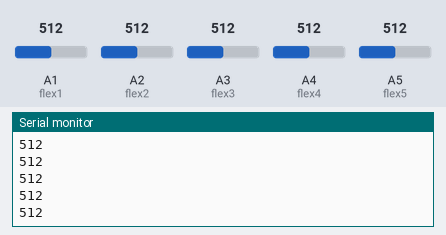
The sketch below on a simulated Arduino Uno, built with avr-gcc and run on an emulated ATmega328P. On the bench: the last lines printed to the serial monitor. The test bench sets the inputs (shaded band); at power-on: A1 (flex1) = 512, A2 (flex2) = 512, A3 (flex3) = 512, A4 (flex4) = 512, A5 (flex5) = 512. No radio packets arrive unless stated.

Above: at 1.2 s.
1.3 s: A1 (flex1) set to 716
At 1.34 s:
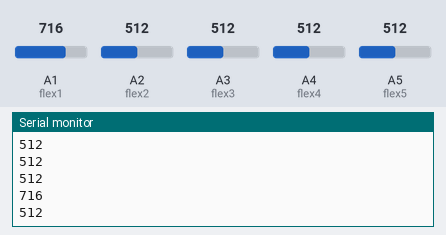
2.8 s: A2 (flex2) set to 306
At 2.85 s:
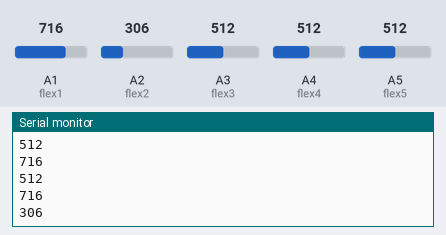
4.3 s: A1 (flex1) set to 992
At 4.32 s:
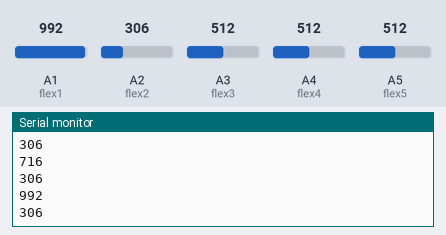
5.8 s: A2 (flex2) set to 30
At 5.84 s:
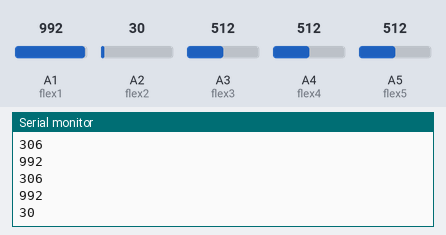
Timing chart, 0 to 8.3 s (numbered marks = the images above; inputs shaded):
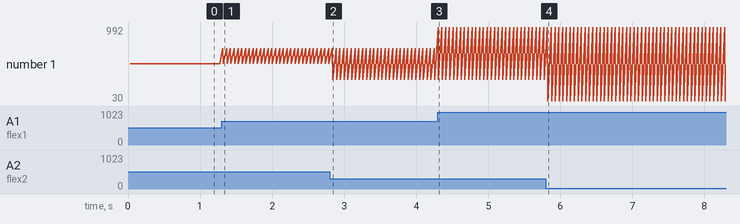

The sketch:

_transmitter.ino
```cpp
#include "Arduino.h"
#include <SPI.h>
#include <RF24.h>

// This is just the way the RF24 library works:
// Hardware configuration: Set up nRF24L01 radio on SPI bus (pins 10, 11, 12, 13) plus pins 7 & 8
RF24 radio(7, 8);

byte addresses[][6] = {"1Node", "2Node"};

const int flex1 = A1; //flex sensor value
const int flex2 = A2; //flex sensor value
const int flex3 = A3; //flex sensor value
const int flex4 = A4; //flex sensor value
const int flex5 = A5; //flex sensor value
unsigned int data[5]; //data value to transmit

// -----------------------------------------------------------------------------
// SETUP   SETUP   SETUP   SETUP   SETUP   SETUP   SETUP   SETUP   SETUP
// -----------------------------------------------------------------------------
void setup() {
  Serial.begin(9600);
  Serial.println("THIS IS THE TRANSMITTER CODE");

  // Initiate the radio object
  radio.begin();

  // Set the transmit power to lowest available to prevent power supply related issues
  radio.setPALevel(RF24_PA_MIN);

  // Set the speed of the transmission to the quickest available
  radio.setDataRate(RF24_2MBPS);

  // Use a channel unlikely to be used by Wifi, Microwave ovens etc
  radio.setChannel(124);

  // Open a writing and reading pipe on each radio, with opposite addresses
  radio.openWritingPipe(addresses[1]);
  radio.openReadingPipe(1, addresses[0]);

}

// -----------------------------------------------------------------------------
// LOOP     LOOP     LOOP     LOOP     LOOP     LOOP     LOOP     LOOP     LOOP
// -----------------------------------------------------------------------------
void loop() {

  // Generate a single random character to transmit
  //unsigned int data;
  data[0] = analogRead(flex1);
  data[1] = analogRead(flex2);
  data[2] = analogRead(flex3);
  data[3] = analogRead(flex4);
  data[4] = analogRead(flex5);

  // Ensure we have stopped listening
  radio.stopListening();

  // Did we manage to SUCCESSFULLY transmit the data? If not, print an error message
  if (!radio.write( &data, sizeof(data) )) {
    Serial.println("No acknowledgement of transmission - receiving radio device connected?");
  }

  Serial.println(data[0]);
  Serial.println(data[1]);
  delay(50);


}
```

Measured:
- after the input at 1.3 s, the serial monitor: prints a new line at once (image 1)
- after the input at 2.8 s, the serial monitor: prints a new line at once (image 2)
- after the input at 4.3 s, the serial monitor: prints a new line at once (image 3)
- after the input at 5.8 s, the serial monitor: prints a new line at once (image 4)
- plotted number 1: 512 → 306 after the input at 2.8 s, 306 → 30 after the input at 5.8 s
